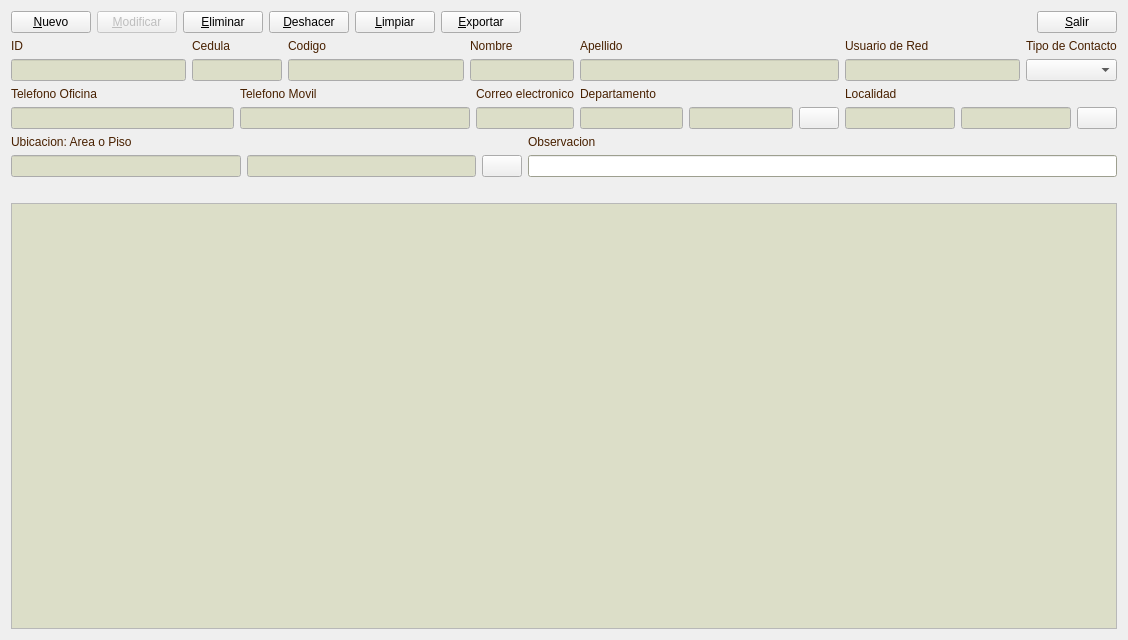
<?xml version="1.0" encoding="UTF-8"?>
<ui version="4.0">
 <class>Form</class>
 <widget class="QWidget" name="Form">
  <property name="geometry">
   <rect>
    <x>0</x>
    <y>0</y>
    <width>1128</width>
    <height>640</height>
   </rect>
  </property>
  <property name="palette">
   <palette>
    <active>
     <colorrole role="Base">
      <brush brushstyle="SolidPattern">
       <color alpha="255">
        <red>220</red>
        <green>222</green>
        <blue>200</blue>
       </color>
      </brush>
     </colorrole>
    </active>
    <inactive>
     <colorrole role="Base">
      <brush brushstyle="SolidPattern">
       <color alpha="255">
        <red>220</red>
        <green>222</green>
        <blue>200</blue>
       </color>
      </brush>
     </colorrole>
    </inactive>
    <disabled>
     <colorrole role="Base">
      <brush brushstyle="SolidPattern">
       <color alpha="255">
        <red>255</red>
        <green>255</green>
        <blue>255</blue>
       </color>
      </brush>
     </colorrole>
    </disabled>
   </palette>
  </property>
  <property name="windowTitle">
   <string>Form</string>
  </property>
  <property name="windowIcon">
   <iconset>
    <normaloff>../img/contactos/user-6-16.png</normaloff>../img/contactos/user-6-16.png</iconset>
  </property>
  <layout class="QGridLayout" name="gridLayout_6">
   <item row="1" column="8">
    <layout class="QVBoxLayout" name="verticalLayout_6">
     <item>
      <widget class="QLabel" name="lblUsuarioRed">
       <property name="palette">
        <palette>
         <active>
          <colorrole role="WindowText">
           <brush brushstyle="SolidPattern">
            <color alpha="255">
             <red>72</red>
             <green>32</green>
             <blue>0</blue>
            </color>
           </brush>
          </colorrole>
         </active>
         <inactive>
          <colorrole role="WindowText">
           <brush brushstyle="SolidPattern">
            <color alpha="255">
             <red>72</red>
             <green>32</green>
             <blue>0</blue>
            </color>
           </brush>
          </colorrole>
         </inactive>
         <disabled>
          <colorrole role="WindowText">
           <brush brushstyle="SolidPattern">
            <color alpha="255">
             <red>127</red>
             <green>127</green>
             <blue>126</blue>
            </color>
           </brush>
          </colorrole>
         </disabled>
        </palette>
       </property>
       <property name="text">
        <string>Usuario de Red</string>
       </property>
      </widget>
     </item>
     <item>
      <widget class="QLineEdit" name="txtUsuario_Red"/>
     </item>
    </layout>
   </item>
   <item row="1" column="9">
    <layout class="QVBoxLayout" name="verticalLayout_7">
     <item>
      <widget class="QLabel" name="lblTipoContacto">
       <property name="palette">
        <palette>
         <active>
          <colorrole role="WindowText">
           <brush brushstyle="SolidPattern">
            <color alpha="255">
             <red>72</red>
             <green>32</green>
             <blue>0</blue>
            </color>
           </brush>
          </colorrole>
         </active>
         <inactive>
          <colorrole role="WindowText">
           <brush brushstyle="SolidPattern">
            <color alpha="255">
             <red>72</red>
             <green>32</green>
             <blue>0</blue>
            </color>
           </brush>
          </colorrole>
         </inactive>
         <disabled>
          <colorrole role="WindowText">
           <brush brushstyle="SolidPattern">
            <color alpha="255">
             <red>127</red>
             <green>127</green>
             <blue>126</blue>
            </color>
           </brush>
          </colorrole>
         </disabled>
        </palette>
       </property>
       <property name="text">
        <string>Tipo de Contacto</string>
       </property>
      </widget>
     </item>
     <item>
      <widget class="QComboBox" name="cbxTipoContacto">
       <property name="editable">
        <bool>false</bool>
       </property>
      </widget>
     </item>
    </layout>
   </item>
   <item row="2" column="0" colspan="2">
    <layout class="QVBoxLayout" name="verticalLayout_8">
     <item>
      <widget class="QLabel" name="lblTelefonoOficina">
       <property name="palette">
        <palette>
         <active>
          <colorrole role="WindowText">
           <brush brushstyle="SolidPattern">
            <color alpha="255">
             <red>72</red>
             <green>32</green>
             <blue>0</blue>
            </color>
           </brush>
          </colorrole>
         </active>
         <inactive>
          <colorrole role="WindowText">
           <brush brushstyle="SolidPattern">
            <color alpha="255">
             <red>72</red>
             <green>32</green>
             <blue>0</blue>
            </color>
           </brush>
          </colorrole>
         </inactive>
         <disabled>
          <colorrole role="WindowText">
           <brush brushstyle="SolidPattern">
            <color alpha="255">
             <red>127</red>
             <green>127</green>
             <blue>126</blue>
            </color>
           </brush>
          </colorrole>
         </disabled>
        </palette>
       </property>
       <property name="text">
        <string>Telefono Oficina</string>
       </property>
      </widget>
     </item>
     <item>
      <widget class="QLineEdit" name="txtTelefono_Oficina"/>
     </item>
    </layout>
   </item>
   <item row="2" column="2" colspan="3">
    <layout class="QVBoxLayout" name="verticalLayout_9">
     <item>
      <widget class="QLabel" name="lblTelefonoMovil">
       <property name="palette">
        <palette>
         <active>
          <colorrole role="WindowText">
           <brush brushstyle="SolidPattern">
            <color alpha="255">
             <red>72</red>
             <green>32</green>
             <blue>0</blue>
            </color>
           </brush>
          </colorrole>
         </active>
         <inactive>
          <colorrole role="WindowText">
           <brush brushstyle="SolidPattern">
            <color alpha="255">
             <red>72</red>
             <green>32</green>
             <blue>0</blue>
            </color>
           </brush>
          </colorrole>
         </inactive>
         <disabled>
          <colorrole role="WindowText">
           <brush brushstyle="SolidPattern">
            <color alpha="255">
             <red>127</red>
             <green>127</green>
             <blue>126</blue>
            </color>
           </brush>
          </colorrole>
         </disabled>
        </palette>
       </property>
       <property name="text">
        <string>Telefono Movil</string>
       </property>
      </widget>
     </item>
     <item>
      <widget class="QLineEdit" name="txtTelefono_Movil"/>
     </item>
    </layout>
   </item>
   <item row="2" column="5" colspan="2">
    <layout class="QVBoxLayout" name="verticalLayout_10">
     <item>
      <widget class="QLabel" name="lblEmail">
       <property name="palette">
        <palette>
         <active>
          <colorrole role="WindowText">
           <brush brushstyle="SolidPattern">
            <color alpha="255">
             <red>72</red>
             <green>32</green>
             <blue>0</blue>
            </color>
           </brush>
          </colorrole>
         </active>
         <inactive>
          <colorrole role="WindowText">
           <brush brushstyle="SolidPattern">
            <color alpha="255">
             <red>72</red>
             <green>32</green>
             <blue>0</blue>
            </color>
           </brush>
          </colorrole>
         </inactive>
         <disabled>
          <colorrole role="WindowText">
           <brush brushstyle="SolidPattern">
            <color alpha="255">
             <red>127</red>
             <green>127</green>
             <blue>126</blue>
            </color>
           </brush>
          </colorrole>
         </disabled>
        </palette>
       </property>
       <property name="text">
        <string>Correo electronico</string>
       </property>
      </widget>
     </item>
     <item>
      <widget class="QLineEdit" name="txtEmail"/>
     </item>
    </layout>
   </item>
   <item row="3" column="6" colspan="4">
    <layout class="QVBoxLayout" name="verticalLayout_11">
     <item>
      <widget class="QLabel" name="lblObservacion">
       <property name="palette">
        <palette>
         <active>
          <colorrole role="WindowText">
           <brush brushstyle="SolidPattern">
            <color alpha="255">
             <red>72</red>
             <green>32</green>
             <blue>0</blue>
            </color>
           </brush>
          </colorrole>
         </active>
         <inactive>
          <colorrole role="WindowText">
           <brush brushstyle="SolidPattern">
            <color alpha="255">
             <red>72</red>
             <green>32</green>
             <blue>0</blue>
            </color>
           </brush>
          </colorrole>
         </inactive>
         <disabled>
          <colorrole role="WindowText">
           <brush brushstyle="SolidPattern">
            <color alpha="255">
             <red>127</red>
             <green>127</green>
             <blue>126</blue>
            </color>
           </brush>
          </colorrole>
         </disabled>
        </palette>
       </property>
       <property name="text">
        <string>Observacion</string>
       </property>
      </widget>
     </item>
     <item>
      <widget class="QLineEdit" name="txtUbicacion_2">
       <property name="palette">
        <palette>
         <active>
          <colorrole role="WindowText">
           <brush brushstyle="SolidPattern">
            <color alpha="255">
             <red>0</red>
             <green>0</green>
             <blue>0</blue>
            </color>
           </brush>
          </colorrole>
          <colorrole role="Button">
           <brush brushstyle="SolidPattern">
            <color alpha="255">
             <red>220</red>
             <green>222</green>
             <blue>200</blue>
            </color>
           </brush>
          </colorrole>
          <colorrole role="Light">
           <brush brushstyle="SolidPattern">
            <color alpha="255">
             <red>255</red>
             <green>255</green>
             <blue>255</blue>
            </color>
           </brush>
          </colorrole>
          <colorrole role="Midlight">
           <brush brushstyle="SolidPattern">
            <color alpha="255">
             <red>237</red>
             <green>238</green>
             <blue>227</blue>
            </color>
           </brush>
          </colorrole>
          <colorrole role="Dark">
           <brush brushstyle="SolidPattern">
            <color alpha="255">
             <red>110</red>
             <green>111</green>
             <blue>100</blue>
            </color>
           </brush>
          </colorrole>
          <colorrole role="Mid">
           <brush brushstyle="SolidPattern">
            <color alpha="255">
             <red>147</red>
             <green>148</green>
             <blue>133</blue>
            </color>
           </brush>
          </colorrole>
          <colorrole role="Text">
           <brush brushstyle="SolidPattern">
            <color alpha="255">
             <red>0</red>
             <green>0</green>
             <blue>0</blue>
            </color>
           </brush>
          </colorrole>
          <colorrole role="BrightText">
           <brush brushstyle="SolidPattern">
            <color alpha="255">
             <red>255</red>
             <green>255</green>
             <blue>255</blue>
            </color>
           </brush>
          </colorrole>
          <colorrole role="ButtonText">
           <brush brushstyle="SolidPattern">
            <color alpha="255">
             <red>0</red>
             <green>0</green>
             <blue>0</blue>
            </color>
           </brush>
          </colorrole>
          <colorrole role="Base">
           <brush brushstyle="SolidPattern">
            <color alpha="255">
             <red>255</red>
             <green>255</green>
             <blue>255</blue>
            </color>
           </brush>
          </colorrole>
          <colorrole role="Window">
           <brush brushstyle="SolidPattern">
            <color alpha="255">
             <red>220</red>
             <green>222</green>
             <blue>200</blue>
            </color>
           </brush>
          </colorrole>
          <colorrole role="Shadow">
           <brush brushstyle="SolidPattern">
            <color alpha="255">
             <red>0</red>
             <green>0</green>
             <blue>0</blue>
            </color>
           </brush>
          </colorrole>
          <colorrole role="AlternateBase">
           <brush brushstyle="SolidPattern">
            <color alpha="255">
             <red>237</red>
             <green>238</green>
             <blue>227</blue>
            </color>
           </brush>
          </colorrole>
          <colorrole role="ToolTipBase">
           <brush brushstyle="SolidPattern">
            <color alpha="255">
             <red>255</red>
             <green>255</green>
             <blue>220</blue>
            </color>
           </brush>
          </colorrole>
          <colorrole role="ToolTipText">
           <brush brushstyle="SolidPattern">
            <color alpha="255">
             <red>0</red>
             <green>0</green>
             <blue>0</blue>
            </color>
           </brush>
          </colorrole>
         </active>
         <inactive>
          <colorrole role="WindowText">
           <brush brushstyle="SolidPattern">
            <color alpha="255">
             <red>0</red>
             <green>0</green>
             <blue>0</blue>
            </color>
           </brush>
          </colorrole>
          <colorrole role="Button">
           <brush brushstyle="SolidPattern">
            <color alpha="255">
             <red>220</red>
             <green>222</green>
             <blue>200</blue>
            </color>
           </brush>
          </colorrole>
          <colorrole role="Light">
           <brush brushstyle="SolidPattern">
            <color alpha="255">
             <red>255</red>
             <green>255</green>
             <blue>255</blue>
            </color>
           </brush>
          </colorrole>
          <colorrole role="Midlight">
           <brush brushstyle="SolidPattern">
            <color alpha="255">
             <red>237</red>
             <green>238</green>
             <blue>227</blue>
            </color>
           </brush>
          </colorrole>
          <colorrole role="Dark">
           <brush brushstyle="SolidPattern">
            <color alpha="255">
             <red>110</red>
             <green>111</green>
             <blue>100</blue>
            </color>
           </brush>
          </colorrole>
          <colorrole role="Mid">
           <brush brushstyle="SolidPattern">
            <color alpha="255">
             <red>147</red>
             <green>148</green>
             <blue>133</blue>
            </color>
           </brush>
          </colorrole>
          <colorrole role="Text">
           <brush brushstyle="SolidPattern">
            <color alpha="255">
             <red>0</red>
             <green>0</green>
             <blue>0</blue>
            </color>
           </brush>
          </colorrole>
          <colorrole role="BrightText">
           <brush brushstyle="SolidPattern">
            <color alpha="255">
             <red>255</red>
             <green>255</green>
             <blue>255</blue>
            </color>
           </brush>
          </colorrole>
          <colorrole role="ButtonText">
           <brush brushstyle="SolidPattern">
            <color alpha="255">
             <red>0</red>
             <green>0</green>
             <blue>0</blue>
            </color>
           </brush>
          </colorrole>
          <colorrole role="Base">
           <brush brushstyle="SolidPattern">
            <color alpha="255">
             <red>255</red>
             <green>255</green>
             <blue>255</blue>
            </color>
           </brush>
          </colorrole>
          <colorrole role="Window">
           <brush brushstyle="SolidPattern">
            <color alpha="255">
             <red>220</red>
             <green>222</green>
             <blue>200</blue>
            </color>
           </brush>
          </colorrole>
          <colorrole role="Shadow">
           <brush brushstyle="SolidPattern">
            <color alpha="255">
             <red>0</red>
             <green>0</green>
             <blue>0</blue>
            </color>
           </brush>
          </colorrole>
          <colorrole role="AlternateBase">
           <brush brushstyle="SolidPattern">
            <color alpha="255">
             <red>237</red>
             <green>238</green>
             <blue>227</blue>
            </color>
           </brush>
          </colorrole>
          <colorrole role="ToolTipBase">
           <brush brushstyle="SolidPattern">
            <color alpha="255">
             <red>255</red>
             <green>255</green>
             <blue>220</blue>
            </color>
           </brush>
          </colorrole>
          <colorrole role="ToolTipText">
           <brush brushstyle="SolidPattern">
            <color alpha="255">
             <red>0</red>
             <green>0</green>
             <blue>0</blue>
            </color>
           </brush>
          </colorrole>
         </inactive>
         <disabled>
          <colorrole role="WindowText">
           <brush brushstyle="SolidPattern">
            <color alpha="255">
             <red>110</red>
             <green>111</green>
             <blue>100</blue>
            </color>
           </brush>
          </colorrole>
          <colorrole role="Button">
           <brush brushstyle="SolidPattern">
            <color alpha="255">
             <red>220</red>
             <green>222</green>
             <blue>200</blue>
            </color>
           </brush>
          </colorrole>
          <colorrole role="Light">
           <brush brushstyle="SolidPattern">
            <color alpha="255">
             <red>255</red>
             <green>255</green>
             <blue>255</blue>
            </color>
           </brush>
          </colorrole>
          <colorrole role="Midlight">
           <brush brushstyle="SolidPattern">
            <color alpha="255">
             <red>237</red>
             <green>238</green>
             <blue>227</blue>
            </color>
           </brush>
          </colorrole>
          <colorrole role="Dark">
           <brush brushstyle="SolidPattern">
            <color alpha="255">
             <red>110</red>
             <green>111</green>
             <blue>100</blue>
            </color>
           </brush>
          </colorrole>
          <colorrole role="Mid">
           <brush brushstyle="SolidPattern">
            <color alpha="255">
             <red>147</red>
             <green>148</green>
             <blue>133</blue>
            </color>
           </brush>
          </colorrole>
          <colorrole role="Text">
           <brush brushstyle="SolidPattern">
            <color alpha="255">
             <red>110</red>
             <green>111</green>
             <blue>100</blue>
            </color>
           </brush>
          </colorrole>
          <colorrole role="BrightText">
           <brush brushstyle="SolidPattern">
            <color alpha="255">
             <red>255</red>
             <green>255</green>
             <blue>255</blue>
            </color>
           </brush>
          </colorrole>
          <colorrole role="ButtonText">
           <brush brushstyle="SolidPattern">
            <color alpha="255">
             <red>110</red>
             <green>111</green>
             <blue>100</blue>
            </color>
           </brush>
          </colorrole>
          <colorrole role="Base">
           <brush brushstyle="SolidPattern">
            <color alpha="255">
             <red>220</red>
             <green>222</green>
             <blue>200</blue>
            </color>
           </brush>
          </colorrole>
          <colorrole role="Window">
           <brush brushstyle="SolidPattern">
            <color alpha="255">
             <red>220</red>
             <green>222</green>
             <blue>200</blue>
            </color>
           </brush>
          </colorrole>
          <colorrole role="Shadow">
           <brush brushstyle="SolidPattern">
            <color alpha="255">
             <red>0</red>
             <green>0</green>
             <blue>0</blue>
            </color>
           </brush>
          </colorrole>
          <colorrole role="AlternateBase">
           <brush brushstyle="SolidPattern">
            <color alpha="255">
             <red>220</red>
             <green>222</green>
             <blue>200</blue>
            </color>
           </brush>
          </colorrole>
          <colorrole role="ToolTipBase">
           <brush brushstyle="SolidPattern">
            <color alpha="255">
             <red>255</red>
             <green>255</green>
             <blue>220</blue>
            </color>
           </brush>
          </colorrole>
          <colorrole role="ToolTipText">
           <brush brushstyle="SolidPattern">
            <color alpha="255">
             <red>0</red>
             <green>0</green>
             <blue>0</blue>
            </color>
           </brush>
          </colorrole>
         </disabled>
        </palette>
       </property>
      </widget>
     </item>
    </layout>
   </item>
   <item row="4" column="0" colspan="10">
    <layout class="QGridLayout" name="gridLayout_4">
     <item row="0" column="0">
      <spacer name="horizontalSpacer_2">
       <property name="orientation">
        <enum>Qt::Horizontal</enum>
       </property>
       <property name="sizeHint" stdset="0">
        <size>
         <width>1068</width>
         <height>20</height>
        </size>
       </property>
      </spacer>
     </item>
     <item row="1" column="0">
      <widget class="QTableWidget" name="tableWidget"/>
     </item>
    </layout>
   </item>
   <item row="0" column="0" colspan="10">
    <layout class="QGridLayout" name="gridLayout_5">
     <item row="0" column="0">
      <widget class="QPushButton" name="btnNuevo_2">
       <property name="layoutDirection">
        <enum>Qt::LeftToRight</enum>
       </property>
       <property name="text">
        <string>&amp;Nuevo</string>
       </property>
       <property name="icon">
        <iconset>
         <normaloff>../img/30px-Crystal_Clear_app_List_manager.png</normaloff>../img/30px-Crystal_Clear_app_List_manager.png</iconset>
       </property>
      </widget>
     </item>
     <item row="0" column="1">
      <widget class="QPushButton" name="btnModificar_2">
       <property name="enabled">
        <bool>false</bool>
       </property>
       <property name="layoutDirection">
        <enum>Qt::LeftToRight</enum>
       </property>
       <property name="text">
        <string>&amp;Modificar</string>
       </property>
       <property name="icon">
        <iconset>
         <normaloff>../img/40px-Crystal_Clear_app_kedit.png</normaloff>../img/40px-Crystal_Clear_app_kedit.png</iconset>
       </property>
      </widget>
     </item>
     <item row="0" column="2">
      <widget class="QPushButton" name="btnEliminar_2">
       <property name="layoutDirection">
        <enum>Qt::LeftToRight</enum>
       </property>
       <property name="text">
        <string>&amp;Eliminar</string>
       </property>
       <property name="icon">
        <iconset>
         <normaloff>../img/30px_1 (514).png</normaloff>../img/30px_1 (514).png</iconset>
       </property>
      </widget>
     </item>
     <item row="0" column="3">
      <widget class="QPushButton" name="btnDeshacer_2">
       <property name="layoutDirection">
        <enum>Qt::LeftToRight</enum>
       </property>
       <property name="text">
        <string>&amp;Deshacer</string>
       </property>
       <property name="icon">
        <iconset>
         <normaloff>../img/40px_reload.png</normaloff>../img/40px_reload.png</iconset>
       </property>
      </widget>
     </item>
     <item row="0" column="4">
      <widget class="QPushButton" name="btnLimpiar_2">
       <property name="layoutDirection">
        <enum>Qt::LeftToRight</enum>
       </property>
       <property name="text">
        <string>&amp;Limpiar</string>
       </property>
       <property name="icon">
        <iconset>
         <normaloff>../img/erase.png</normaloff>../img/erase.png</iconset>
       </property>
      </widget>
     </item>
     <item row="0" column="5">
      <widget class="QPushButton" name="btnExportar">
       <property name="toolTip">
        <string>Exportar consulta a MS Excel</string>
       </property>
       <property name="layoutDirection">
        <enum>Qt::LeftToRight</enum>
       </property>
       <property name="text">
        <string>&amp;Exportar</string>
       </property>
       <property name="icon">
        <iconset>
         <normaloff>../img/OfficeExcel.png</normaloff>../img/OfficeExcel.png</iconset>
       </property>
      </widget>
     </item>
     <item row="0" column="6">
      <spacer name="horizontalSpacer">
       <property name="orientation">
        <enum>Qt::Horizontal</enum>
       </property>
       <property name="sizeHint" stdset="0">
        <size>
         <width>40</width>
         <height>20</height>
        </size>
       </property>
      </spacer>
     </item>
     <item row="0" column="7">
      <widget class="QPushButton" name="btnSalir_3">
       <property name="layoutDirection">
        <enum>Qt::LeftToRight</enum>
       </property>
       <property name="text">
        <string>&amp;Salir</string>
       </property>
       <property name="icon">
        <iconset>
         <normaloff>../img/25px_exit.png</normaloff>../img/25px_exit.png</iconset>
       </property>
      </widget>
     </item>
    </layout>
   </item>
   <item row="2" column="7">
    <layout class="QGridLayout" name="gridLayout">
     <item row="0" column="0" colspan="2">
      <widget class="QLabel" name="lblDpto">
       <property name="palette">
        <palette>
         <active>
          <colorrole role="WindowText">
           <brush brushstyle="SolidPattern">
            <color alpha="255">
             <red>72</red>
             <green>32</green>
             <blue>0</blue>
            </color>
           </brush>
          </colorrole>
         </active>
         <inactive>
          <colorrole role="WindowText">
           <brush brushstyle="SolidPattern">
            <color alpha="255">
             <red>72</red>
             <green>32</green>
             <blue>0</blue>
            </color>
           </brush>
          </colorrole>
         </inactive>
         <disabled>
          <colorrole role="WindowText">
           <brush brushstyle="SolidPattern">
            <color alpha="255">
             <red>127</red>
             <green>127</green>
             <blue>126</blue>
            </color>
           </brush>
          </colorrole>
         </disabled>
        </palette>
       </property>
       <property name="text">
        <string>Departamento</string>
       </property>
      </widget>
     </item>
     <item row="1" column="0">
      <widget class="QLineEdit" name="txtIdDepartamento">
       <property name="focusPolicy">
        <enum>Qt::NoFocus</enum>
       </property>
      </widget>
     </item>
     <item row="1" column="1">
      <widget class="QLineEdit" name="txtDepartamento"/>
     </item>
     <item row="1" column="2">
      <widget class="QPushButton" name="btnBuscarDpto">
       <property name="text">
        <string/>
       </property>
       <property name="icon">
        <iconset>
         <normaloff>../img/contactos/apartment-2-16.png</normaloff>../img/contactos/apartment-2-16.png</iconset>
       </property>
      </widget>
     </item>
    </layout>
   </item>
   <item row="2" column="8" colspan="2">
    <layout class="QGridLayout" name="gridLayout_2">
     <item row="0" column="0" colspan="2">
      <widget class="QLabel" name="lblLocalidad">
       <property name="palette">
        <palette>
         <active>
          <colorrole role="WindowText">
           <brush brushstyle="SolidPattern">
            <color alpha="255">
             <red>72</red>
             <green>32</green>
             <blue>0</blue>
            </color>
           </brush>
          </colorrole>
         </active>
         <inactive>
          <colorrole role="WindowText">
           <brush brushstyle="SolidPattern">
            <color alpha="255">
             <red>72</red>
             <green>32</green>
             <blue>0</blue>
            </color>
           </brush>
          </colorrole>
         </inactive>
         <disabled>
          <colorrole role="WindowText">
           <brush brushstyle="SolidPattern">
            <color alpha="255">
             <red>127</red>
             <green>127</green>
             <blue>126</blue>
            </color>
           </brush>
          </colorrole>
         </disabled>
        </palette>
       </property>
       <property name="text">
        <string>Localidad</string>
       </property>
      </widget>
     </item>
     <item row="1" column="0">
      <widget class="QLineEdit" name="txtIdLocalidad">
       <property name="focusPolicy">
        <enum>Qt::NoFocus</enum>
       </property>
      </widget>
     </item>
     <item row="1" column="1">
      <widget class="QLineEdit" name="txtLocalidad"/>
     </item>
     <item row="1" column="2">
      <widget class="QPushButton" name="btnBuscarLocalidad">
       <property name="text">
        <string/>
       </property>
       <property name="icon">
        <iconset>
         <normaloff>../img/contactos/map-4-24.png</normaloff>../img/contactos/map-4-24.png</iconset>
       </property>
      </widget>
     </item>
    </layout>
   </item>
   <item row="3" column="0" colspan="6">
    <layout class="QGridLayout" name="gridLayout_3">
     <item row="0" column="0" colspan="2">
      <widget class="QLabel" name="lblUbicacion">
       <property name="palette">
        <palette>
         <active>
          <colorrole role="WindowText">
           <brush brushstyle="SolidPattern">
            <color alpha="255">
             <red>72</red>
             <green>32</green>
             <blue>0</blue>
            </color>
           </brush>
          </colorrole>
         </active>
         <inactive>
          <colorrole role="WindowText">
           <brush brushstyle="SolidPattern">
            <color alpha="255">
             <red>72</red>
             <green>32</green>
             <blue>0</blue>
            </color>
           </brush>
          </colorrole>
         </inactive>
         <disabled>
          <colorrole role="WindowText">
           <brush brushstyle="SolidPattern">
            <color alpha="255">
             <red>127</red>
             <green>127</green>
             <blue>126</blue>
            </color>
           </brush>
          </colorrole>
         </disabled>
        </palette>
       </property>
       <property name="text">
        <string>Ubicacion: Area o Piso</string>
       </property>
      </widget>
     </item>
     <item row="1" column="0">
      <widget class="QLineEdit" name="txtIdUbicacion">
       <property name="focusPolicy">
        <enum>Qt::NoFocus</enum>
       </property>
      </widget>
     </item>
     <item row="1" column="1">
      <widget class="QLineEdit" name="txtUbicacion"/>
     </item>
     <item row="1" column="2">
      <widget class="QPushButton" name="btnUbicacionBuscar">
       <property name="text">
        <string/>
       </property>
       <property name="icon">
        <iconset>
         <normaloff>../img/contactos/building-5-24.png</normaloff>../img/contactos/building-5-24.png</iconset>
       </property>
      </widget>
     </item>
    </layout>
   </item>
   <item row="1" column="1" colspan="2">
    <layout class="QVBoxLayout" name="verticalLayout_2">
     <item>
      <widget class="QLabel" name="lblCedula">
       <property name="palette">
        <palette>
         <active>
          <colorrole role="WindowText">
           <brush brushstyle="SolidPattern">
            <color alpha="255">
             <red>72</red>
             <green>32</green>
             <blue>0</blue>
            </color>
           </brush>
          </colorrole>
         </active>
         <inactive>
          <colorrole role="WindowText">
           <brush brushstyle="SolidPattern">
            <color alpha="255">
             <red>72</red>
             <green>32</green>
             <blue>0</blue>
            </color>
           </brush>
          </colorrole>
         </inactive>
         <disabled>
          <colorrole role="WindowText">
           <brush brushstyle="SolidPattern">
            <color alpha="255">
             <red>127</red>
             <green>127</green>
             <blue>126</blue>
            </color>
           </brush>
          </colorrole>
         </disabled>
        </palette>
       </property>
       <property name="text">
        <string>Cedula</string>
       </property>
      </widget>
     </item>
     <item>
      <widget class="QLineEdit" name="txtCedula"/>
     </item>
    </layout>
   </item>
   <item row="1" column="0">
    <layout class="QVBoxLayout" name="verticalLayout">
     <item>
      <widget class="QLabel" name="lblId">
       <property name="palette">
        <palette>
         <active>
          <colorrole role="WindowText">
           <brush brushstyle="SolidPattern">
            <color alpha="255">
             <red>72</red>
             <green>32</green>
             <blue>0</blue>
            </color>
           </brush>
          </colorrole>
         </active>
         <inactive>
          <colorrole role="WindowText">
           <brush brushstyle="SolidPattern">
            <color alpha="255">
             <red>72</red>
             <green>32</green>
             <blue>0</blue>
            </color>
           </brush>
          </colorrole>
         </inactive>
         <disabled>
          <colorrole role="WindowText">
           <brush brushstyle="SolidPattern">
            <color alpha="255">
             <red>127</red>
             <green>127</green>
             <blue>126</blue>
            </color>
           </brush>
          </colorrole>
         </disabled>
        </palette>
       </property>
       <property name="text">
        <string>ID</string>
       </property>
      </widget>
     </item>
     <item>
      <widget class="QLineEdit" name="txtId"/>
     </item>
    </layout>
   </item>
   <item row="1" column="3">
    <layout class="QVBoxLayout" name="verticalLayout_3">
     <item>
      <widget class="QLabel" name="lblCodigo">
       <property name="palette">
        <palette>
         <active>
          <colorrole role="WindowText">
           <brush brushstyle="SolidPattern">
            <color alpha="255">
             <red>72</red>
             <green>32</green>
             <blue>0</blue>
            </color>
           </brush>
          </colorrole>
         </active>
         <inactive>
          <colorrole role="WindowText">
           <brush brushstyle="SolidPattern">
            <color alpha="255">
             <red>72</red>
             <green>32</green>
             <blue>0</blue>
            </color>
           </brush>
          </colorrole>
         </inactive>
         <disabled>
          <colorrole role="WindowText">
           <brush brushstyle="SolidPattern">
            <color alpha="255">
             <red>127</red>
             <green>127</green>
             <blue>126</blue>
            </color>
           </brush>
          </colorrole>
         </disabled>
        </palette>
       </property>
       <property name="text">
        <string>Codigo</string>
       </property>
      </widget>
     </item>
     <item>
      <widget class="QLineEdit" name="txtCodigo"/>
     </item>
    </layout>
   </item>
   <item row="1" column="4" colspan="3">
    <layout class="QVBoxLayout" name="verticalLayout_4">
     <item>
      <widget class="QLabel" name="lblNombre">
       <property name="palette">
        <palette>
         <active>
          <colorrole role="WindowText">
           <brush brushstyle="SolidPattern">
            <color alpha="255">
             <red>72</red>
             <green>32</green>
             <blue>0</blue>
            </color>
           </brush>
          </colorrole>
         </active>
         <inactive>
          <colorrole role="WindowText">
           <brush brushstyle="SolidPattern">
            <color alpha="255">
             <red>72</red>
             <green>32</green>
             <blue>0</blue>
            </color>
           </brush>
          </colorrole>
         </inactive>
         <disabled>
          <colorrole role="WindowText">
           <brush brushstyle="SolidPattern">
            <color alpha="255">
             <red>127</red>
             <green>127</green>
             <blue>126</blue>
            </color>
           </brush>
          </colorrole>
         </disabled>
        </palette>
       </property>
       <property name="text">
        <string>Nombre</string>
       </property>
      </widget>
     </item>
     <item>
      <widget class="QLineEdit" name="txtNombre"/>
     </item>
    </layout>
   </item>
   <item row="1" column="7">
    <layout class="QVBoxLayout" name="verticalLayout_5">
     <item>
      <widget class="QLabel" name="lblApellido">
       <property name="palette">
        <palette>
         <active>
          <colorrole role="WindowText">
           <brush brushstyle="SolidPattern">
            <color alpha="255">
             <red>72</red>
             <green>32</green>
             <blue>0</blue>
            </color>
           </brush>
          </colorrole>
         </active>
         <inactive>
          <colorrole role="WindowText">
           <brush brushstyle="SolidPattern">
            <color alpha="255">
             <red>72</red>
             <green>32</green>
             <blue>0</blue>
            </color>
           </brush>
          </colorrole>
         </inactive>
         <disabled>
          <colorrole role="WindowText">
           <brush brushstyle="SolidPattern">
            <color alpha="255">
             <red>127</red>
             <green>127</green>
             <blue>126</blue>
            </color>
           </brush>
          </colorrole>
         </disabled>
        </palette>
       </property>
       <property name="text">
        <string>Apellido</string>
       </property>
      </widget>
     </item>
     <item>
      <widget class="QLineEdit" name="txtApellido"/>
     </item>
    </layout>
   </item>
  </layout>
 </widget>
 <resources/>
 <connections/>
</ui>
